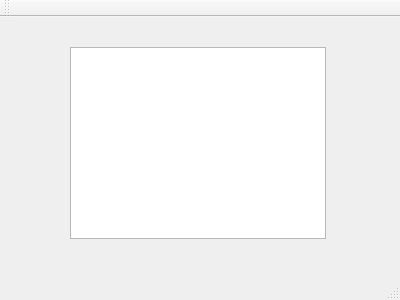
<?xml version="1.0" encoding="UTF-8"?>
<ui version="4.0">
 <class>MainWindow</class>
 <widget class="QMainWindow" name="MainWindow">
  <property name="geometry">
   <rect>
    <x>0</x>
    <y>0</y>
    <width>400</width>
    <height>300</height>
   </rect>
  </property>
  <property name="windowTitle">
   <string>MainWindow</string>
  </property>
  <widget class="QWidget" name="centralWidget">
   <widget class="QPushButton" name="pushButton">
    <property name="geometry">
     <rect>
      <x>190</x>
      <y>80</y>
      <width>75</width>
      <height>23</height>
     </rect>
    </property>
    <property name="text">
     <string>PushButton</string>
    </property>
   </widget>
   <widget class="QTableWidget" name="tableWidget">
    <property name="geometry">
     <rect>
      <x>70</x>
      <y>30</y>
      <width>256</width>
      <height>192</height>
     </rect>
    </property>
   </widget>
  </widget>
  <widget class="QMenuBar" name="menuBar">
   <property name="geometry">
    <rect>
     <x>0</x>
     <y>0</y>
     <width>400</width>
     <height>21</height>
    </rect>
   </property>
  </widget>
  <widget class="QToolBar" name="mainToolBar">
   <attribute name="toolBarArea">
    <enum>TopToolBarArea</enum>
   </attribute>
   <attribute name="toolBarBreak">
    <bool>false</bool>
   </attribute>
  </widget>
  <widget class="QStatusBar" name="statusBar"/>
 </widget>
 <layoutdefault spacing="6" margin="11"/>
 <resources/>
 <connections/>
</ui>
